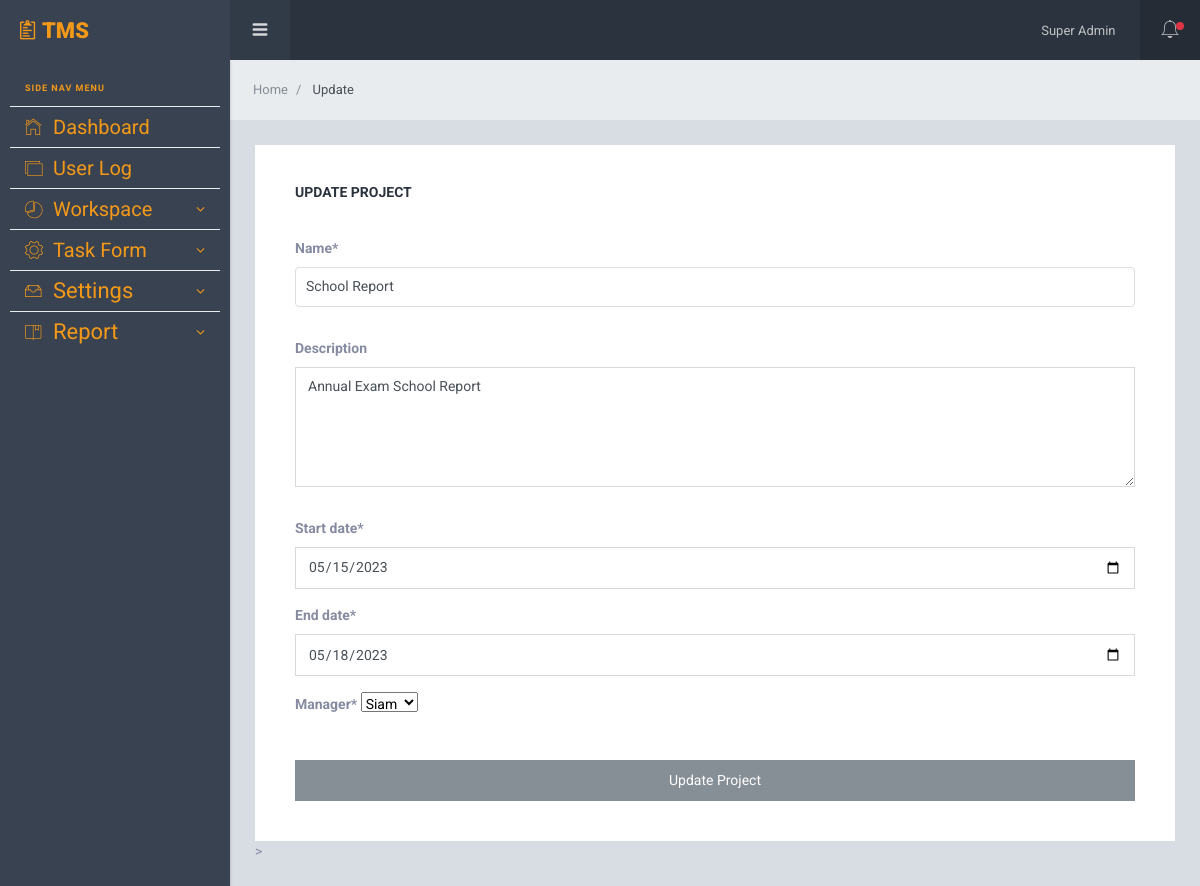
Page /project/project/1/update/ (signed in) on the earlier database version.
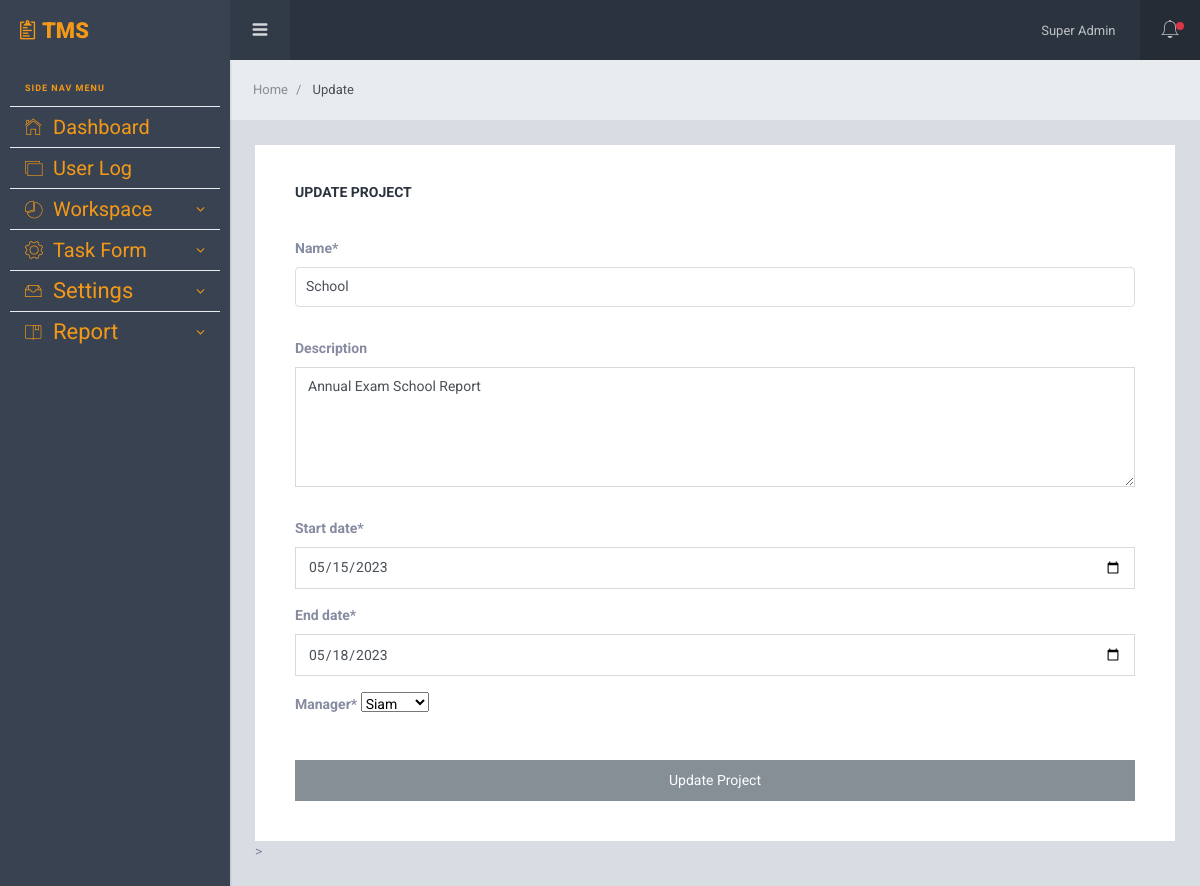
Same page on the later database version.
### App_Project/models.py (models this page shows, shortened)
class Project(models.Model):
    name = models.CharField(max_length=255)
    description = models.TextField(max_length=500, blank=True, null=True)
    start_date = models.DateField()
    end_date = models.DateField()
    manager = models.ForeignKey(Employee, on_delete=models.CASCADE, related_name='managed_projects')
    employees = models.ManyToManyField(Employee, related_name='projects')

### App_Project/views.py (the view)
# urls.py: path('project/<int:pk>/update/', views.edit_project, name='update_project'),
@login_required
def edit_project(request, pk):
    project = get_object_or_404(Project, pk=pk)
    if request.method == 'POST':
        form = ProjectForm(request.POST, instance=project)
        if form.is_valid():
            form.save()
            messages.success(request, 'Project updated successfully')
            return redirect('App_Project:project_detail', pk=pk)
    else:
        form = ProjectForm(instance=project)
    context = {'form': form, 'project': project}
    return render(request, 'App_Project/edit_project.html', context)

### App_Project/forms.py
class ProjectForm(forms.ModelForm):
    class Meta:
        model = Project
        fields = ('name', 'description', 'start_date', 'end_date', 'manager')
        widgets = {
            'start_date': DateInput(attrs={'type': 'date', 'placeholder': 'YYYY-MM-DD'}),
            'end_date': DateInput(attrs={'type': 'date', 'placeholder': 'YYYY-MM-DD'}),
            }

### App_User/models.py (called while the page is built)
    def __str__(self):
        return self.user.username

### templates/App_Project/edit_project.html (shortened to what this page needs)
{% extends 'layouts/base.html' %}
{% load crispy_forms_tags %}
{% block span_block %}
    Update
{% endblock span_block %}
{% block body_block %}
<div class="card pd-20 pd-sm-40">
  <h6 class="card-body-title">Update Project</h6>
  <form action="" method="POST">
    {{ form|crispy }}
    <br>
    <button type="submit" class="btn btn-secondary">Update Project</button>
  </form>
</div>>
{% endblock body_block %}

Differences in the rows shown:
changed Project "Annual Exam School Report": name "School Report" → "School"
